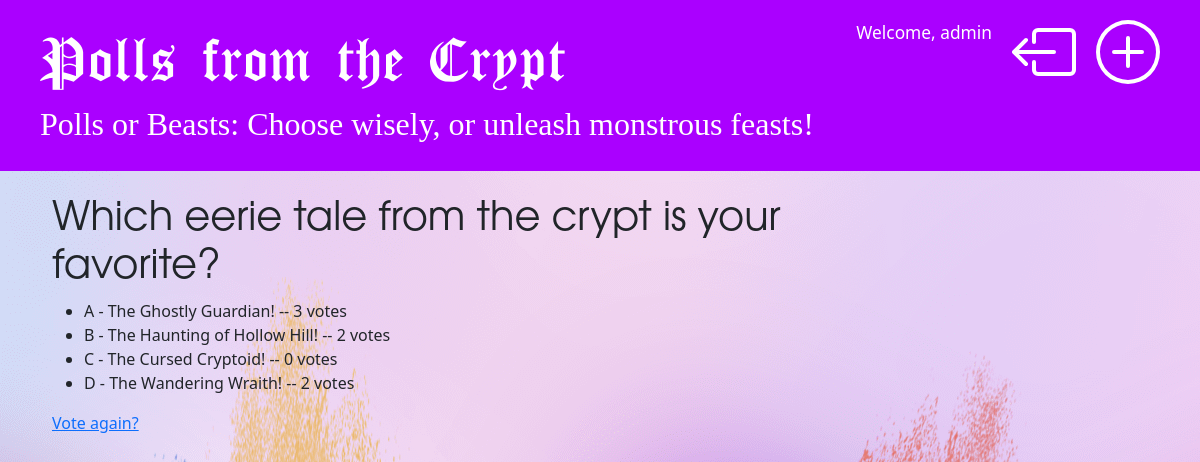
Page /polls/6/results/ (signed in) on the committed database.
### polls/models.py (models this page shows, shortened)
class Question(models.Model):
    question_text = models.CharField(max_length=200)
    pub_date = models.DateTimeField("date published", blank=True, null=True)

class Choice(models.Model):
    question = models.ForeignKey(Question, on_delete=models.CASCADE)
    choice_text = models.CharField(max_length=200)
    votes = models.IntegerField(default=0)

### polls/views.py (the view)
# urls.py: path("<int:pk>/results/", views.ResultsView.as_view(), name="results"),
class ResultsView(PollsBaseView, generic.DetailView):
    model = Question
    template_name = "polls/results.html"

### polls/views.py (called while the page is built)
    def get_slogan(self):
        return random.choice(self.slogans)

    def get_context_data(self, **kwargs):
        context = super().get_context_data(**kwargs)
        context['slogan'] = self.get_slogan()
        return context

### polls/templates/polls/results.html
{% extends 'polls/base.html' %}
{% block content %}
    <h1>{{ question.question_text }}</h1>
    <ul>
    {% for choice in question.choice_set.all %}
        <li>{{ choice.choice_text }} -- {{ choice.votes }} vote{{ choice.votes|pluralize }}</li>
    {% endfor %}
    </ul>
    <a href="{% url 'polls:detail' question.id %}">Vote again?</a>
{% endblock %}

### polls/templates/polls/base.html (shortened to what this page needs)
{% load static %}
<html>
    <head>
        <link href="https://cdn.jsdelivr.net/npm/bootstrap@5.3.2/dist/css/bootstrap.min.css" rel="stylesheet">
        <link rel="stylesheet" href="{% static 'polls/style.css' %}">
    </head>
    <body>
        <div class="page-header">
            {% if user.is_authenticated %}
                {% if user.is_staff %}
                    <a href="{% url 'polls:poll_new' %}" class="top-menu">
                        <span style="color: white">
                        </span>
                    </a>
                {% endif %}
                <a href="{% url 'polls:logout' %}" class="top-menu">
                    <span style="color: white">
                    </span>
                </a>
                <a href="#" class="top-menu-welcome">
                    <span style="color: white">Welcome, {{user.username}}</span>
                </a>
            {% endif %}
            <h1><a href="/polls">Polls from the Crypt</a></h1>
            <h4><a href="/polls">{{ slogan }}</a></h4>
        </div>
        <div class="content container mt-4">
            <div class="row">
                <div class="col-md-8">
                    {% block content %}
                    {% endblock %}
                </div>
            </div>
        </div>
    </body>
</html>

### polls/static/polls/style.css (style rules this page uses)
body { background: white url("images/background.png") no-repeat; }
.page-header { background-color: #aa00ff; margin-top: 0; padding: 20px 20px 20px 40px; }
.page-header h1, .page-header h1 a, .page-header h1 a:visited, .page-header h1 a:active, .page-header h2, .page-header h2 a, .page-header h2 a:visited, .page-header h2 a:active, .page-header h3, .page-header h3 a, .page-header h3 a:visited, .page-header h3 a:active .page-header h4, .page-header h4 a, .page-header h4 a:visited, .page-header h4 a:active { color: #ffffff; text-decoration: none; }
.page-header h1 { font-size: 48pt; font-family: 'CloisterBlack-Light' }
.page-header h4 { font-size: 24pt; font-family: 'WitcherHandwriting-Regular'; }
.content { margin-left: 40px; }
h1, h2, h3, h4 { font-family: Avantgarde, TeX Gyre Adventor, URW Gothic L, sans-serif; }
.top-menu, .top-menu:hover, .top-menu:visited { color: #ffffff; float: right; font-size: 26pt; margin-right: 20px; }
.top-menu-welcome, .top-menu-welcome:hover, .top-menu-welcome:visited { color: #ffffff; float: right; font-size: 13pt; margin-right: 20px; text-decoration: none; }

### rows in the picture
Question: question_text "Which eerie tale from the crypt is your favorite?"
Choice: choice_text "A - The Ghostly Guardian!", votes "3"
Choice: choice_text "B - The Haunting of Hollow Hill!", votes "2"
Choice: choice_text "C - The Cursed Cryptoid!", votes "0"
Choice: choice_text "D - The Wandering Wraith!", votes "2"

### other values in the picture
{{ user.username }} "admin"
{{ slogan }} "Polls or Beasts: Choose wisely, or unleash monstrous feasts!"
